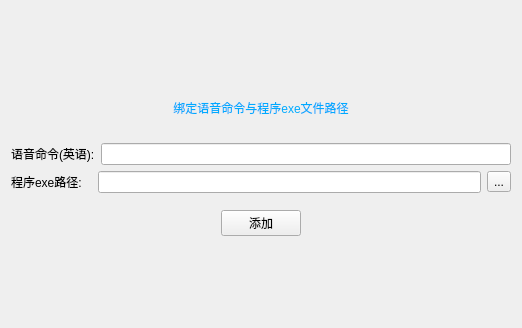
<?xml version="1.0" encoding="UTF-8"?>
<ui version="4.0">
 <class>Form</class>
 <widget class="QWidget" name="Form">
  <property name="geometry">
   <rect>
    <x>0</x>
    <y>0</y>
    <width>522</width>
    <height>328</height>
   </rect>
  </property>
  <property name="windowTitle">
   <string>语音命令绑定</string>
  </property>
  <layout class="QVBoxLayout" name="verticalLayout_2">
   <item>
    <layout class="QVBoxLayout" name="verticalLayout">
     <item>
      <widget class="QLabel" name="add">
       <property name="enabled">
        <bool>false</bool>
       </property>
       <property name="sizePolicy">
        <sizepolicy hsizetype="Minimum" vsizetype="Minimum">
         <horstretch>0</horstretch>
         <verstretch>0</verstretch>
        </sizepolicy>
       </property>
       <property name="maximumSize">
        <size>
         <width>16777215</width>
         <height>57</height>
        </size>
       </property>
       <property name="cursor">
        <cursorShape>UpArrowCursor</cursorShape>
       </property>
       <property name="focusPolicy">
        <enum>Qt::ClickFocus</enum>
       </property>
       <property name="styleSheet">
        <string notr="true">font: 12pt &quot;Adobe Devanagari&quot;;
color: rgb(0, 170, 255);
</string>
       </property>
       <property name="text">
        <string>绑定语音命令与程序exe文件路径</string>
       </property>
       <property name="textFormat">
        <enum>Qt::PlainText</enum>
       </property>
       <property name="alignment">
        <set>Qt::AlignCenter</set>
       </property>
      </widget>
     </item>
     <item>
      <layout class="QGridLayout" name="gridLayout">
       <item row="2" column="0">
        <layout class="QHBoxLayout" name="horizontalLayout_3">
         <item>
          <spacer name="horizontalSpacer">
           <property name="orientation">
            <enum>Qt::Horizontal</enum>
           </property>
           <property name="sizeHint" stdset="0">
            <size>
             <width>78</width>
             <height>48</height>
            </size>
           </property>
          </spacer>
         </item>
         <item>
          <widget class="QPushButton" name="addButton">
           <property name="text">
            <string>添加</string>
           </property>
           <property name="autoDefault">
            <bool>false</bool>
           </property>
          </widget>
         </item>
         <item>
          <spacer name="horizontalSpacer_2">
           <property name="orientation">
            <enum>Qt::Horizontal</enum>
           </property>
           <property name="sizeHint" stdset="0">
            <size>
             <width>40</width>
             <height>20</height>
            </size>
           </property>
          </spacer>
         </item>
        </layout>
       </item>
       <item row="0" column="0">
        <layout class="QHBoxLayout" name="horizontalLayout_2">
         <item>
          <widget class="QLabel" name="add_2">
           <property name="text">
            <string>语音命令(英语):</string>
           </property>
           <property name="indent">
            <number>-1</number>
           </property>
          </widget>
         </item>
         <item>
          <widget class="QLineEdit" name="cmdText"/>
         </item>
        </layout>
       </item>
       <item row="1" column="0">
        <layout class="QHBoxLayout" name="horizontalLayout">
         <item alignment="Qt::AlignLeft">
          <widget class="QLabel" name="add_3">
           <property name="enabled">
            <bool>true</bool>
           </property>
           <property name="layoutDirection">
            <enum>Qt::LeftToRight</enum>
           </property>
           <property name="text">
            <string notr="true">程序exe路径:   </string>
           </property>
           <property name="textFormat">
            <enum>Qt::PlainText</enum>
           </property>
           <property name="scaledContents">
            <bool>true</bool>
           </property>
           <property name="margin">
            <number>0</number>
           </property>
           <property name="indent">
            <number>-9</number>
           </property>
          </widget>
         </item>
         <item>
          <widget class="QLineEdit" name="pathEdit"/>
         </item>
         <item>
          <widget class="QToolButton" name="pathButton">
           <property name="text">
            <string notr="true">...</string>
           </property>
          </widget>
         </item>
        </layout>
       </item>
      </layout>
     </item>
    </layout>
   </item>
  </layout>
 </widget>
 <resources/>
 <connections/>
</ui>
